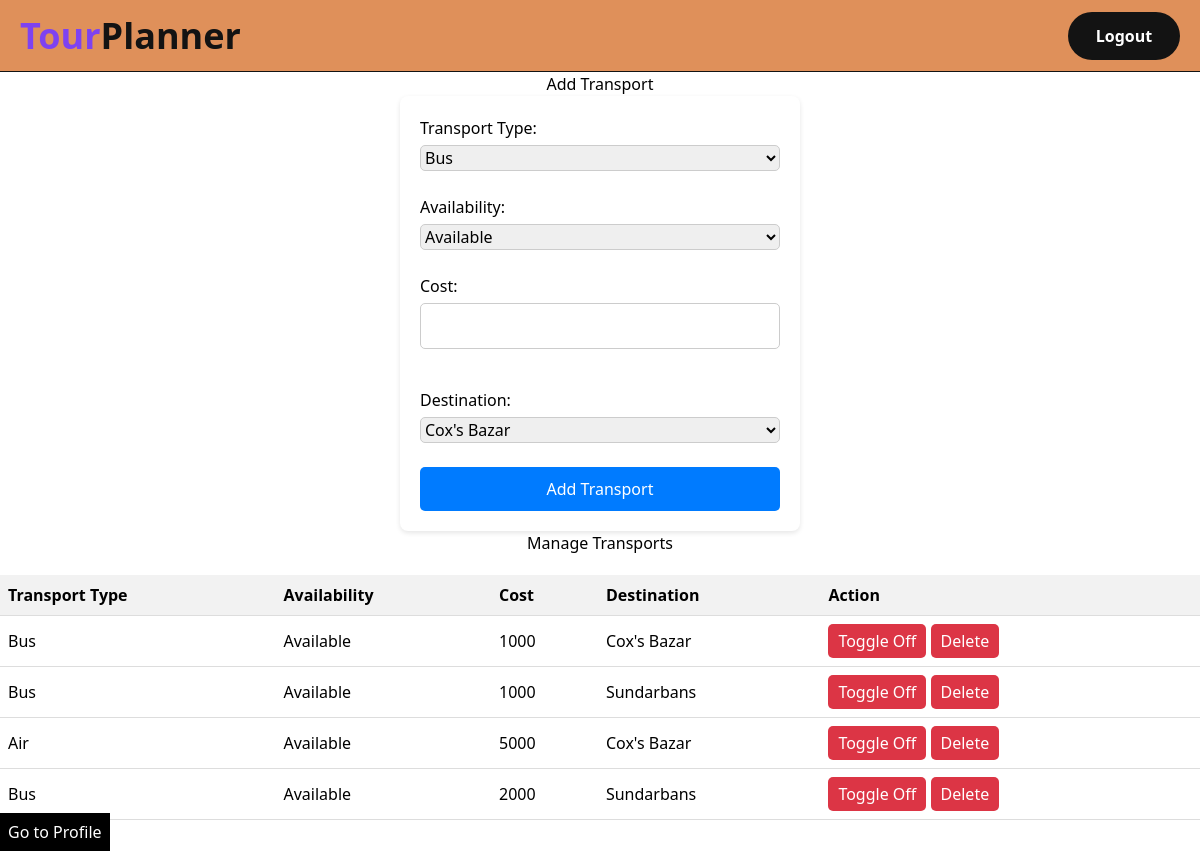
Screenshot of /manage_transport (signed in) with the database file from the repository.
### app/models.py (models this page shows, shortened)
class Transports(db.Model):
    __tablename__ = 'transports'
    transport_id = db.Column(db.Integer, primary_key=True)
    transport_type = db.Column(db.String(100))
    availability = db.Column(db.Boolean, default=True)
    cost = db.Column(db.Integer, nullable = False)
    dest_id = db.Column(db.Integer, db.ForeignKey('tour_destinations.destination_id'), nullable=False)
    agent_id = db.Column(db.Integer, db.ForeignKey('users.user_id'), nullable=False)
    agent = db.relationship('User', backref=db.backref('transport_agents', lazy=True))

class TourDestination(db.Model):
    __tablename__ = 'tour_destinations'
    destination_id = db.Column(db.Integer, primary_key=True)
    destination_name = db.Column(db.String(100))
    destination_description = db.Column(db.Text)

### app/routes.py (the view, shortened to what this page needs)
@app.route('/manage_transport', methods = ['GET', 'POST'])
def manage_transport():
    if 'current_user' in session and session['user_type'] == 'transport-agent':
        username = session['current_user']
        current_user = User.query.filter_by(username = username).first()
    else:
        return redirect(url_for('login'))
    destinations = TourDestination.query.all()
    transports = Transports.query.filter_by(agent_id = current_user.user_id).all()
    return render_template('manage_transports.html', destinations = destinations, transports = transports, get_destination_name = get_destination_name)

### app/routes.py (called while the page is built)
def get_destination_name(dest_id):
    destination = TourDestination.query.get(dest_id)
    return destination.destination_name if destination else "Unknown"

### app/templates/manage_transports.html (shortened to what this page needs)
{% extends "index.html" %}
{% block logout %}
<a class="bg-txt text-white w-28 h-12 rounded-full flex justify-center items-center font-semibold hover:shadow-lg hover:text-primary" href="{{url_for('logout')}}">Logout</a>
{% endblock %}
{% block content %}
<div>
    <h2>Add Transport</h2>
    <form action="/manage_transport" method="post">
        <label for="transport_type">Transport Type:</label>
        <select id="transport_type" name="transport_type" required>
            <option value="Bus">Bus</option>
        </select><br><br>
        <label for="availability">Availability:</label>
        <select id="availability" name="availability" required>
            <option value="True">Available</option>
        </select><br><br>
        <label for="cost">Cost:</label>
        <input type="number" id="cost" name="cost" required><br><br>
        <label for="destination">Destination:</label>
        <select id="destination" name="destination">
            {% for destination in destinations %}
            <option value="{{destination.destination_id}}">{{destination.destination_name}}</option>
            {% endfor %}
        </select><br><br>
        <input type="submit" value="Add Transport">
    </form>
</div>
<div>
    <h2>Manage Transports</h2>
    <table>
        <tr>
            <th>Transport Type</th>
            <th>Availability</th>
            <th>Cost</th>
            <th>Destination</th>
            <th>Action</th>
        </tr>
        {% for transport in transports %}
        <tr>
            <td>{{ transport.transport_type }}</td>
            <td>{{ "Available" if transport.availability else "Not Available" }}</td>
            <td>{{ transport.cost }}</td>
            <td>{{ get_destination_name(transport.dest_id) }}</td>
            <td>
                <a href="{{ url_for('toggle_transport', transport_id=transport.transport_id) }}" class="button">{{ "Toggle Off" if transport.availability else "Toggle On" }}</a>
                <a href="{{ url_for('delete_transport', transport_id=transport.transport_id) }}" class="button">Delete</a>
            </td>
        </tr>
        {% endfor %}
    </table>
</div>
<a href="{{url_for('profile')}}" class="bg-black text-white p-2">Go to Profile</a>
{% endblock %}

### app/templates/manage_transports.html (style rules this page uses)
h2 { text-align: center; }
form { max-width: 400px; margin: 0 auto; background-color: #fff; padding: 20px; border-radius: 8px; box-shadow: 0 2px 5px rgba(0, 0, 0, 0.1); }
label { display: block; margin-bottom: 5px; }
input[type="text"], input[type="number"], select { width: 100%; padding: 10px; margin-bottom: 15px; border: 1px solid #ccc; border-radius: 5px; }
input[type="submit"] { width: 100%; background-color: #007bff; color: #fff; padding: 10px; border: none; border-radius: 5px; cursor: pointer; transition: background-color 0.3s ease; }
table { width: 100%; border-collapse: collapse; margin-top: 20px; }
th, td { padding: 8px; text-align: left; border-bottom: 1px solid #ddd; }
th { background-color: #f2f2f2; }
.button { padding: 5px 10px; background-color: #dc3545; color: white; border: none; border-radius: 5px; cursor: pointer; transition: background-color 0.3s; text-decoration: none; display: inline-block; }

### rows the page displays
Transports: availability "Available", availability "Toggle Off"
TourDestination: destination_name "Cox's Bazar"
Transports: availability "Available", availability "Toggle Off"
TourDestination: destination_name "Sundarbans"
Transports: availability "Available", availability "Toggle Off"
Transports: availability "Available", availability "Toggle Off"

### other values shown
form field destination "Cox's Bazar"
